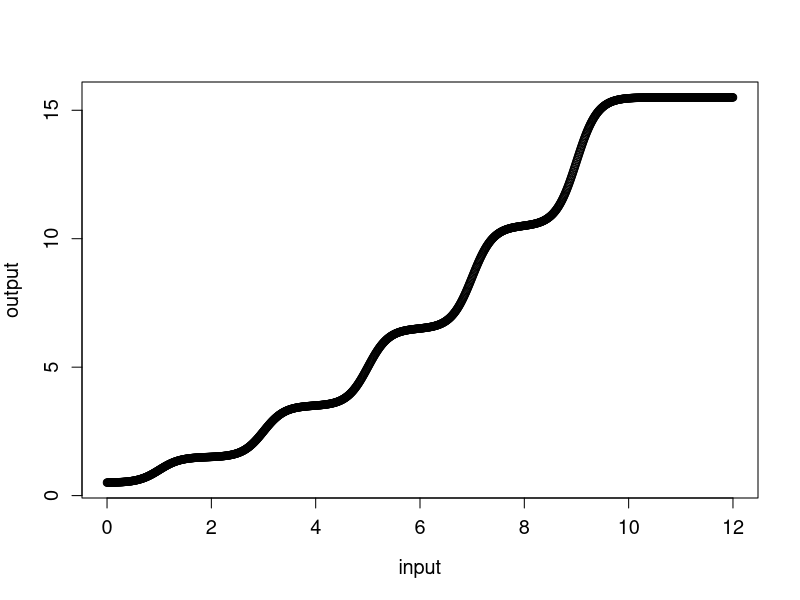

Source code (R):
# ch10.3 computing

x<-seq(0,12,0.01)
y<-function(x){.5 + 1/(1+ exp(-5*(x -1) )) + 2/(1+ exp(-5*(x-3))) + 3/(1+ exp(-5*(x-5))) + 4/(1+ exp(-5*(x-7))) + 5/(1+ exp(-5*(x-9)))}
z<-y(x)
plot(x,z,xlab="input",ylab="output",cex.axis=1.2, cex.lab=1.2)
# save as firstNNplot_v2.pdf

